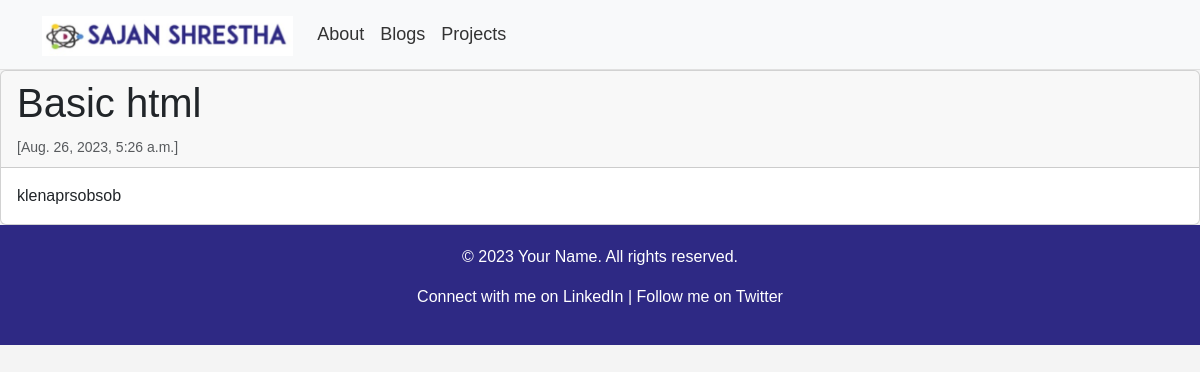
Screenshot of /blogs/category/singlepost/3 with the database file from the repository.
### BlogsContent/models.py (models this page shows, shortened)
class post(models.Model):
    post_id = models.AutoField(primary_key=True)
    title = models.CharField(max_length=200)
    content = RichTextField(blank=True)
    url = models.CharField(max_length=100)
    cat = models.ForeignKey('Category', on_delete=models.CASCADE)
    image = models.ImageField(upload_to='post/')
    date = models.DateTimeField(auto_now_add=True, null=True)

### BlogsContent/views.py (the view)
# urls.py: path('blogs/category/singlepost/<int:post_id>', singleposts)
def singleposts(request, post_id):
    singlepost= post.objects.get(post_id=post_id)
    data ={
        'post_id' : post_id,
        'singlepost': singlepost,
    }
    return render(request, 'singlepost.html', data)

### templates/singlepost.html (shortened to what this page needs)
{%extends 'base.html' %}
{% block content %}
<body>
    <div class="card">
        <div class="card-header ">
            <h1 class="card-title">{{ singlepost.title }}</h1>
            <small class="text-muted">[{{ singlepost.date }}]</small>
        </div>
        <div class="card-body">
            <p class="card-text">{{ singlepost.content | safe}}</p>
        </div>
    </div>
</body>
{% endblock %}

### BlogsContent/Static/css/base.css (style rules this page uses)
body { background-color: #f4f4f4; font-family: Arial, sans-serif; }

### rows the page displays
post: title "Basic html", date "Aug. 26, 2023, 5:26 a.m.", content "klenaprsobsob"
